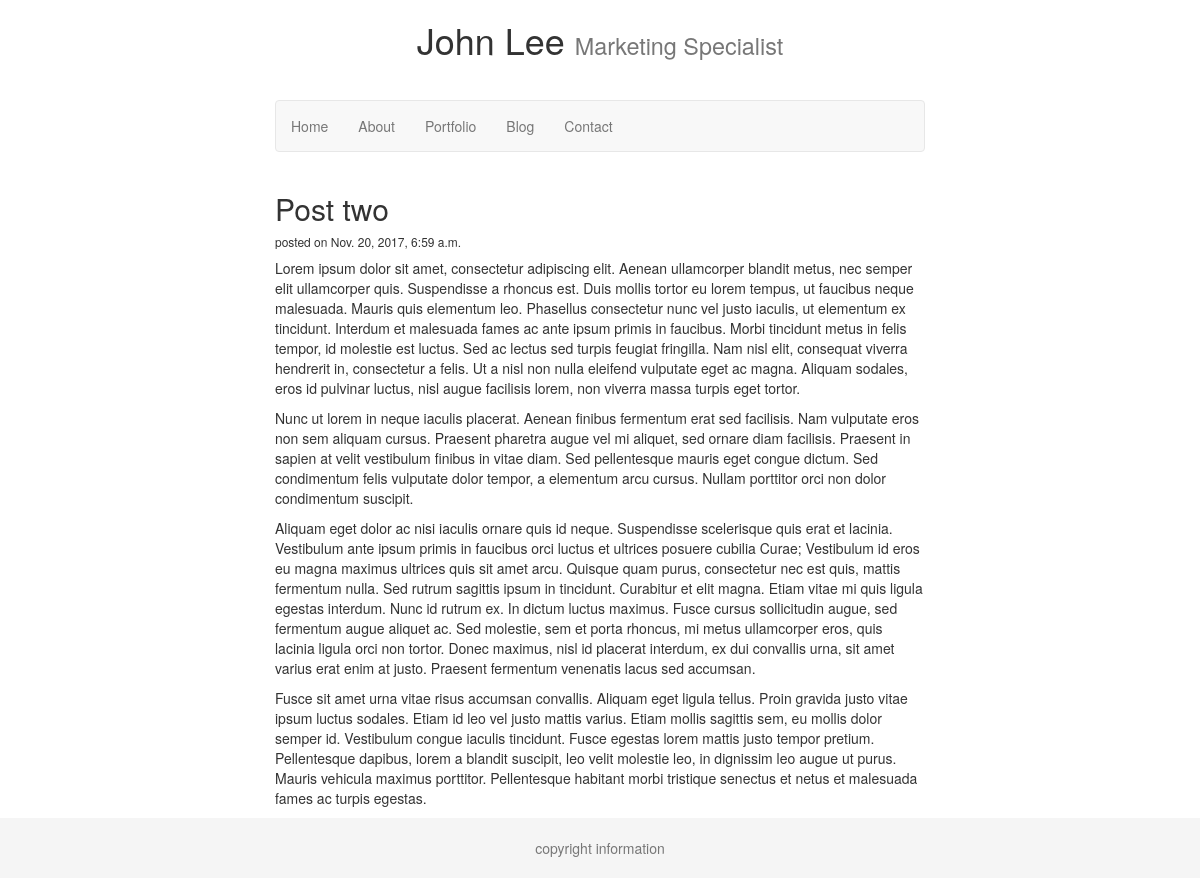
Page /blog/2 on the committed database.
### blog/models.py (models this page shows, shortened)
class Post(models.Model):
    title = models.CharField(max_length = 160)
    text = models.TextField()
    date = models.DateTimeField()

### blog/templates/blog/post.html
{% extends "personal/header.html" %}
{% block content %}
<h2>{{post.title}}</h2>
<h6>posted on {{post.date}}</h6>
{{post.text | safe | linebreaks}}
{% endblock %}

### personal/templates/personal/header.html (style rules this page uses)
html { position: relative; min-height: 100%; }
body { margin-bottom: 60px; }

### rows in the picture
Post: title "Post two", date "Nov. 20, 2017, 6:59 a.m.", text "Lorem ipsum dolor sit amet, consectetur adipiscing elit. Aenean ullamcorper blandit metus, nec semper elit ullamcorper quis. Suspendisse a rhoncus est. Duis mollis tortor eu lorem tempus, ut faucibus neque malesuada. Mauris quis elementum leo. Phasellus consectetur nunc vel justo iaculis, ut elementum ex tincidunt. Interdum et malesuada fames ac ante ipsum primis in faucibus. Morbi tincidunt metus in felis tempor, id molestie est luctus. Sed ac lectus sed turpis feugiat fringilla. Nam nisl elit, consequat viverra hendrerit in, consectetur a felis. Ut a nisl non nulla eleifend vulputate eget ac magna. Aliquam sodales, eros id pulvinar luctus, nisl augue facilisis lorem, non viverra massa…"
